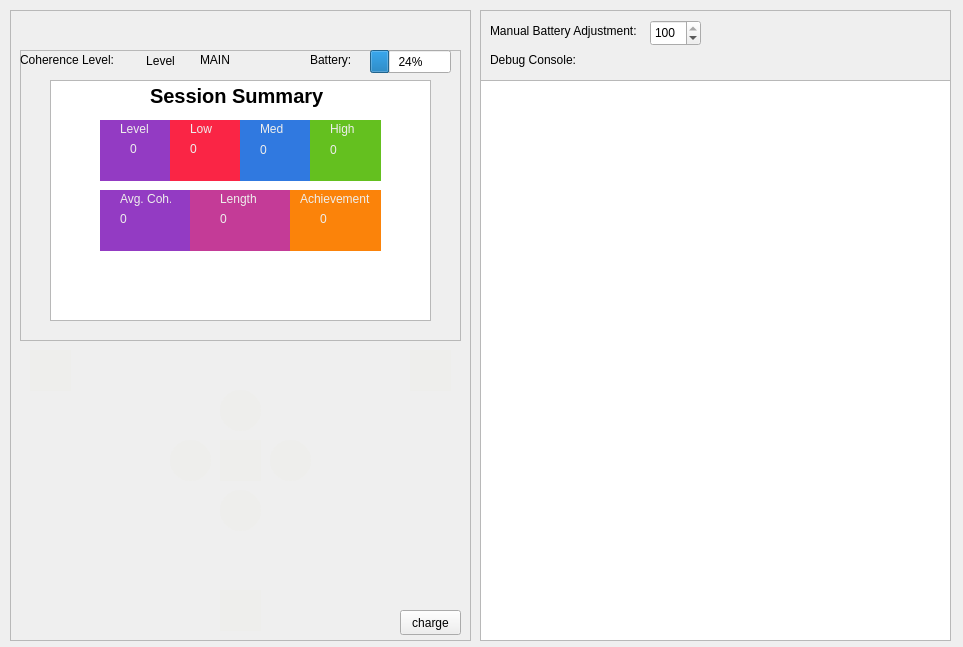
<?xml version="1.0" encoding="UTF-8"?>
<ui version="4.0">
 <class>MainWindow</class>
 <widget class="QMainWindow" name="MainWindow">
  <property name="geometry">
   <rect>
    <x>0</x>
    <y>0</y>
    <width>963</width>
    <height>647</height>
   </rect>
  </property>
  <property name="windowTitle">
   <string>MainWindow</string>
  </property>
  <property name="styleSheet">
   <string notr="true"/>
  </property>
  <widget class="QWidget" name="centralwidget">
   <widget class="QFrame" name="device">
    <property name="geometry">
     <rect>
      <x>10</x>
      <y>10</y>
      <width>461</width>
      <height>631</height>
     </rect>
    </property>
    <property name="autoFillBackground">
     <bool>true</bool>
    </property>
    <property name="frameShape">
     <enum>QFrame::StyledPanel</enum>
    </property>
    <property name="frameShadow">
     <enum>QFrame::Raised</enum>
    </property>
    <widget class="QPushButton" name="back_button">
     <property name="geometry">
      <rect>
       <x>20</x>
       <y>340</y>
       <width>41</width>
       <height>41</height>
      </rect>
     </property>
     <property name="styleSheet">
      <string notr="true">QPushButton {
	border-image: url(:/img/buttons/backbutton.png) 0 0 0 0 stretch stretch;
	background-color: rgb(238, 238, 236);
	border-radius: 2px solid black;
}

QPushButton:pressed {
	background-color: rgb(85, 87, 83);
}</string>
     </property>
     <property name="text">
      <string/>
     </property>
    </widget>
    <widget class="QPushButton" name="down_button">
     <property name="geometry">
      <rect>
       <x>210</x>
       <y>480</y>
       <width>41</width>
       <height>41</height>
      </rect>
     </property>
     <property name="styleSheet">
      <string notr="true">QPushButton {
	border-image: url(:/img/buttons/downbutton.png) 0 0 0 0 stretch stretch;
	background-color: rgb(238, 238, 236);
	border-radius: 20px;
}

QPushButton:pressed {
	background-color: rgb(85, 87, 83);
}</string>
     </property>
     <property name="text">
      <string/>
     </property>
    </widget>
    <widget class="QPushButton" name="left_button">
     <property name="geometry">
      <rect>
       <x>160</x>
       <y>430</y>
       <width>41</width>
       <height>41</height>
      </rect>
     </property>
     <property name="styleSheet">
      <string notr="true">QPushButton {
	border-image: url(:/img/buttons/leftbutton.png) 0 0 0 0 stretch stretch;
	background-color: rgb(238, 238, 236);
	border-radius: 20px;
}

QPushButton:pressed {
	background-color: rgb(85, 87, 83);
}</string>
     </property>
     <property name="text">
      <string/>
     </property>
    </widget>
    <widget class="QPushButton" name="menu_button">
     <property name="geometry">
      <rect>
       <x>400</x>
       <y>340</y>
       <width>41</width>
       <height>41</height>
      </rect>
     </property>
     <property name="styleSheet">
      <string notr="true">QPushButton {
       border-image: url(:/img/buttons/menubutton.png) 0 0 0 0 stretch stretch;
       background-color: rgb(238, 238, 236);
       border-radius: 2px solid black;
}

QPushButton:pressed {
       background-color: rgb(85, 87, 83);
}</string>
     </property>
     <property name="text">
      <string/>
     </property>
    </widget>
    <widget class="QPushButton" name="ok_button">
     <property name="geometry">
      <rect>
       <x>210</x>
       <y>430</y>
       <width>41</width>
       <height>41</height>
      </rect>
     </property>
     <property name="styleSheet">
      <string notr="true">QPushButton {
       border-image: url(:/img/buttons/okbutton.png) 0 0 0 0 stretch stretch;
       background-color: rgb(238, 238, 236);
       border-radius: 2px solid black;
}

QPushButton:pressed {
       background-color: rgb(85, 87, 83);
}</string>
     </property>
     <property name="text">
      <string/>
     </property>
    </widget>
    <widget class="QPushButton" name="power_button">
     <property name="geometry">
      <rect>
       <x>210</x>
       <y>580</y>
       <width>41</width>
       <height>41</height>
      </rect>
     </property>
     <property name="styleSheet">
      <string notr="true">QPushButton {
       border-image: url(:/img/buttons/powerbutton.png) 0 0 0 0 stretch stretch;
       background-color: rgb(238, 238, 236);
       border-radius: 2px solid black;
}

QPushButton:pressed {
       background-color: rgb(85, 87, 83);
}</string>
     </property>
     <property name="text">
      <string/>
     </property>
    </widget>
    <widget class="QPushButton" name="right_button">
     <property name="geometry">
      <rect>
       <x>260</x>
       <y>430</y>
       <width>41</width>
       <height>41</height>
      </rect>
     </property>
     <property name="styleSheet">
      <string notr="true">QPushButton {
       border-image: url(:/img/buttons/rightbutton.png) 0 0 0 0 stretch stretch;
       background-color: rgb(238, 238, 236);
       border-radius: 20px;
}

QPushButton:pressed {
       background-color: rgb(85, 87, 83);
}</string>
     </property>
     <property name="text">
      <string/>
     </property>
    </widget>
    <widget class="QPushButton" name="up_button">
     <property name="geometry">
      <rect>
       <x>210</x>
       <y>380</y>
       <width>41</width>
       <height>41</height>
      </rect>
     </property>
     <property name="styleSheet">
      <string notr="true">QPushButton {
       border-image: url(:/img/buttons/upbutton.png) 0 0 0 0 stretch stretch;
       background-color: rgb(238, 238, 236);
       border-radius: 20px;
}

QPushButton:pressed {
       background-color: rgb(85, 87, 83);
}</string>
     </property>
     <property name="text">
      <string/>
     </property>
    </widget>
    <widget class="QFrame" name="screen">
     <property name="enabled">
      <bool>true</bool>
     </property>
     <property name="geometry">
      <rect>
       <x>10</x>
       <y>40</y>
       <width>441</width>
       <height>291</height>
      </rect>
     </property>
     <property name="frameShape">
      <enum>QFrame::StyledPanel</enum>
     </property>
     <property name="frameShadow">
      <enum>QFrame::Raised</enum>
     </property>
     <widget class="QCustomPlot" name="hrv_graph" native="true">
      <property name="geometry">
       <rect>
        <x>30</x>
        <y>100</y>
        <width>381</width>
        <height>131</height>
       </rect>
      </property>
      <property name="styleSheet">
       <string notr="true">QCustomPlot {
	background-color: rgb(238, 238, 236);
	border: 2px solid white;
}
</string>
      </property>
     </widget>
     <widget class="QLabel" name="coherence_label">
      <property name="geometry">
       <rect>
        <x>70</x>
        <y>30</y>
        <width>81</width>
        <height>31</height>
       </rect>
      </property>
      <property name="text">
       <string>Coherence</string>
      </property>
     </widget>
     <widget class="QLabel" name="length_label">
      <property name="geometry">
       <rect>
        <x>180</x>
        <y>30</y>
        <width>81</width>
        <height>31</height>
       </rect>
      </property>
      <property name="text">
       <string>Length</string>
      </property>
     </widget>
     <widget class="QLabel" name="achievement_label">
      <property name="geometry">
       <rect>
        <x>280</x>
        <y>30</y>
        <width>81</width>
        <height>31</height>
       </rect>
      </property>
      <property name="text">
       <string>Achievement</string>
      </property>
     </widget>
     <widget class="QSlider" name="breath_pacer">
      <property name="enabled">
       <bool>false</bool>
      </property>
      <property name="geometry">
       <rect>
        <x>40</x>
        <y>60</y>
        <width>351</width>
        <height>16</height>
       </rect>
      </property>
      <property name="minimum">
       <number>0</number>
      </property>
      <property name="maximum">
       <number>10</number>
      </property>
      <property name="pageStep">
       <number>8</number>
      </property>
      <property name="value">
       <number>0</number>
      </property>
      <property name="orientation">
       <enum>Qt::Horizontal</enum>
      </property>
     </widget>
     <widget class="QListWidget" name="MenuListWidget">
      <property name="geometry">
       <rect>
        <x>30</x>
        <y>30</y>
        <width>381</width>
        <height>241</height>
       </rect>
      </property>
     </widget>
     <widget class="QLabel" name="MenuLabel">
      <property name="geometry">
       <rect>
        <x>180</x>
        <y>0</y>
        <width>91</width>
        <height>20</height>
       </rect>
      </property>
      <property name="text">
       <string>MAIN</string>
      </property>
     </widget>
     <widget class="QLabel" name="coherence_level_label">
      <property name="geometry">
       <rect>
        <x>0</x>
        <y>0</y>
        <width>101</width>
        <height>20</height>
       </rect>
      </property>
      <property name="text">
       <string>Coherence Level:</string>
      </property>
     </widget>
     <widget class="QProgressBar" name="battery_display">
      <property name="geometry">
       <rect>
        <x>350</x>
        <y>0</y>
        <width>81</width>
        <height>23</height>
       </rect>
      </property>
      <property name="value">
       <number>24</number>
      </property>
     </widget>
     <widget class="QLabel" name="coherence_range_color">
      <property name="geometry">
       <rect>
        <x>110</x>
        <y>0</y>
        <width>61</width>
        <height>21</height>
       </rect>
      </property>
      <property name="text">
       <string>Level</string>
      </property>
      <property name="alignment">
       <set>Qt::AlignCenter</set>
      </property>
     </widget>
     <widget class="QLabel" name="battery_label">
      <property name="geometry">
       <rect>
        <x>290</x>
        <y>0</y>
        <width>51</width>
        <height>20</height>
       </rect>
      </property>
      <property name="text">
       <string>Battery:</string>
      </property>
     </widget>
     <widget class="QLabel" name="screen_blocker">
      <property name="enabled">
       <bool>true</bool>
      </property>
      <property name="geometry">
       <rect>
        <x>-10</x>
        <y>-10</y>
        <width>461</width>
        <height>331</height>
       </rect>
      </property>
      <property name="text">
       <string/>
      </property>
     </widget>
     <widget class="QLabel" name="summary_label">
      <property name="geometry">
       <rect>
        <x>130</x>
        <y>30</y>
        <width>181</width>
        <height>31</height>
       </rect>
      </property>
      <property name="font">
       <font>
        <pointsize>15</pointsize>
        <weight>75</weight>
        <bold>true</bold>
       </font>
      </property>
      <property name="text">
       <string>Session Summary</string>
      </property>
     </widget>
     <widget class="QWidget" name="summary_level_box" native="true">
      <property name="geometry">
       <rect>
        <x>80</x>
        <y>70</y>
        <width>71</width>
        <height>61</height>
       </rect>
      </property>
      <property name="styleSheet">
       <string notr="true">background-color: #933BC3</string>
      </property>
      <widget class="QLabel" name="summary_level_label">
       <property name="geometry">
        <rect>
         <x>20</x>
         <y>0</y>
         <width>31</width>
         <height>17</height>
        </rect>
       </property>
       <property name="styleSheet">
        <string notr="true">color: rgb(238, 238, 236);</string>
       </property>
       <property name="text">
        <string>Level</string>
       </property>
      </widget>
      <widget class="QLabel" name="summary_level_value">
       <property name="geometry">
        <rect>
         <x>30</x>
         <y>20</y>
         <width>31</width>
         <height>17</height>
        </rect>
       </property>
       <property name="styleSheet">
        <string notr="true">color: rgb(238, 238, 236);</string>
       </property>
       <property name="text">
        <string>0</string>
       </property>
      </widget>
     </widget>
     <widget class="QWidget" name="summary_low_box" native="true">
      <property name="geometry">
       <rect>
        <x>150</x>
        <y>70</y>
        <width>71</width>
        <height>61</height>
       </rect>
      </property>
      <property name="styleSheet">
       <string notr="true">background-color: #FA2545</string>
      </property>
      <widget class="QLabel" name="summary_low_label">
       <property name="geometry">
        <rect>
         <x>20</x>
         <y>0</y>
         <width>31</width>
         <height>17</height>
        </rect>
       </property>
       <property name="styleSheet">
        <string notr="true">color: rgb(238, 238, 236);</string>
       </property>
       <property name="text">
        <string>Low</string>
       </property>
      </widget>
      <widget class="QLabel" name="summary_low_value">
       <property name="geometry">
        <rect>
         <x>20</x>
         <y>20</y>
         <width>31</width>
         <height>17</height>
        </rect>
       </property>
       <property name="styleSheet">
        <string notr="true">color: rgb(238, 238, 236);</string>
       </property>
       <property name="text">
        <string>0</string>
       </property>
      </widget>
     </widget>
     <widget class="QWidget" name="summary_med_box" native="true">
      <property name="geometry">
       <rect>
        <x>220</x>
        <y>70</y>
        <width>71</width>
        <height>61</height>
       </rect>
      </property>
      <property name="styleSheet">
       <string notr="true">background-color: #3079E0</string>
      </property>
      <widget class="QLabel" name="summary_med_label">
       <property name="geometry">
        <rect>
         <x>20</x>
         <y>0</y>
         <width>31</width>
         <height>17</height>
        </rect>
       </property>
       <property name="styleSheet">
        <string notr="true">color: rgb(238, 238, 236);</string>
       </property>
       <property name="text">
        <string>Med</string>
       </property>
      </widget>
      <widget class="QLabel" name="summary_med_value">
       <property name="geometry">
        <rect>
         <x>20</x>
         <y>20</y>
         <width>31</width>
         <height>20</height>
        </rect>
       </property>
       <property name="styleSheet">
        <string notr="true">color: rgb(238, 238, 236);</string>
       </property>
       <property name="text">
        <string>0</string>
       </property>
      </widget>
     </widget>
     <widget class="QWidget" name="summary_high_box" native="true">
      <property name="geometry">
       <rect>
        <x>290</x>
        <y>70</y>
        <width>71</width>
        <height>61</height>
       </rect>
      </property>
      <property name="styleSheet">
       <string notr="true">background-color: #64C01F</string>
      </property>
      <widget class="QLabel" name="summary_high_label">
       <property name="geometry">
        <rect>
         <x>20</x>
         <y>0</y>
         <width>31</width>
         <height>17</height>
        </rect>
       </property>
       <property name="styleSheet">
        <string notr="true">color: rgb(238, 238, 236);</string>
       </property>
       <property name="text">
        <string>High</string>
       </property>
      </widget>
      <widget class="QLabel" name="summary_high_value">
       <property name="geometry">
        <rect>
         <x>20</x>
         <y>20</y>
         <width>31</width>
         <height>20</height>
        </rect>
       </property>
       <property name="styleSheet">
        <string notr="true">color: rgb(238, 238, 236);</string>
       </property>
       <property name="text">
        <string>0</string>
       </property>
      </widget>
     </widget>
     <widget class="QWidget" name="summary_avg_coh_box" native="true">
      <property name="geometry">
       <rect>
        <x>80</x>
        <y>140</y>
        <width>91</width>
        <height>61</height>
       </rect>
      </property>
      <property name="styleSheet">
       <string notr="true">background-color: #933BC3</string>
      </property>
      <widget class="QLabel" name="summary_avg_coh_label">
       <property name="geometry">
        <rect>
         <x>20</x>
         <y>0</y>
         <width>51</width>
         <height>17</height>
        </rect>
       </property>
       <property name="styleSheet">
        <string notr="true">color: rgb(238, 238, 236);</string>
       </property>
       <property name="text">
        <string>Avg. Coh.</string>
       </property>
      </widget>
      <widget class="QLabel" name="summary_avg_coh_value">
       <property name="geometry">
        <rect>
         <x>20</x>
         <y>20</y>
         <width>51</width>
         <height>17</height>
        </rect>
       </property>
       <property name="styleSheet">
        <string notr="true">color: rgb(238, 238, 236);</string>
       </property>
       <property name="text">
        <string>0</string>
       </property>
      </widget>
     </widget>
     <widget class="QWidget" name="summary_len_box" native="true">
      <property name="geometry">
       <rect>
        <x>170</x>
        <y>140</y>
        <width>101</width>
        <height>61</height>
       </rect>
      </property>
      <property name="styleSheet">
       <string notr="true">background-color: #C43B97</string>
      </property>
      <widget class="QLabel" name="summary_len_label">
       <property name="geometry">
        <rect>
         <x>30</x>
         <y>0</y>
         <width>41</width>
         <height>17</height>
        </rect>
       </property>
       <property name="styleSheet">
        <string notr="true">color: rgb(238, 238, 236);</string>
       </property>
       <property name="text">
        <string>Length</string>
       </property>
      </widget>
      <widget class="QLabel" name="summary_len_value">
       <property name="geometry">
        <rect>
         <x>30</x>
         <y>20</y>
         <width>41</width>
         <height>17</height>
        </rect>
       </property>
       <property name="styleSheet">
        <string notr="true">color: rgb(238, 238, 236);</string>
       </property>
       <property name="text">
        <string>0</string>
       </property>
      </widget>
     </widget>
     <widget class="QWidget" name="summary_achievement_box" native="true">
      <property name="geometry">
       <rect>
        <x>270</x>
        <y>140</y>
        <width>91</width>
        <height>61</height>
       </rect>
      </property>
      <property name="styleSheet">
       <string notr="true">background-color: #FB830A</string>
      </property>
      <widget class="QLabel" name="summary_achievement_label">
       <property name="geometry">
        <rect>
         <x>10</x>
         <y>0</y>
         <width>81</width>
         <height>17</height>
        </rect>
       </property>
       <property name="styleSheet">
        <string notr="true">color: rgb(238, 238, 236);</string>
       </property>
       <property name="text">
        <string>Achievement</string>
       </property>
      </widget>
      <widget class="QLabel" name="summary_achievement_value">
       <property name="geometry">
        <rect>
         <x>30</x>
         <y>20</y>
         <width>31</width>
         <height>17</height>
        </rect>
       </property>
       <property name="styleSheet">
        <string notr="true">color: rgb(238, 238, 236);</string>
       </property>
       <property name="text">
        <string>0</string>
       </property>
      </widget>
     </widget>
     <widget class="QWidget" name="summary_arrow_indicator" native="true">
      <property name="geometry">
       <rect>
        <x>210</x>
        <y>220</y>
        <width>31</width>
        <height>31</height>
       </rect>
      </property>
      <property name="styleSheet">
       <string notr="true">border-image: url(:/img/buttons/rightbutton.png);</string>
      </property>
     </widget>
     <widget class="QCustomPlot" name="summary_hrv_graph" native="true">
      <property name="geometry">
       <rect>
        <x>30</x>
        <y>70</y>
        <width>381</width>
        <height>131</height>
       </rect>
      </property>
      <property name="styleSheet">
       <string notr="true">QCustomPlot {
	background-color: rgb(238, 238, 236);
	border: 2px solid white;
}
</string>
      </property>
     </widget>
    </widget>
    <widget class="QLabel" name="hr_contact">
     <property name="geometry">
      <rect>
       <x>10</x>
       <y>10</y>
       <width>31</width>
       <height>31</height>
      </rect>
     </property>
     <property name="text">
      <string/>
     </property>
     <property name="pixmap">
      <pixmap resource="Resources.qrc">:/img/sensors/sensor_off.png</pixmap>
     </property>
     <property name="scaledContents">
      <bool>true</bool>
     </property>
    </widget>
    <widget class="QPushButton" name="charge_button">
     <property name="geometry">
      <rect>
       <x>390</x>
       <y>600</y>
       <width>61</width>
       <height>25</height>
      </rect>
     </property>
     <property name="text">
      <string>charge</string>
     </property>
    </widget>
   </widget>
   <widget class="QFrame" name="admin_controls">
    <property name="geometry">
     <rect>
      <x>480</x>
      <y>10</y>
      <width>471</width>
      <height>631</height>
     </rect>
    </property>
    <property name="frameShape">
     <enum>QFrame::StyledPanel</enum>
    </property>
    <property name="frameShadow">
     <enum>QFrame::Raised</enum>
    </property>
    <widget class="QLabel" name="admin_battery_label">
     <property name="geometry">
      <rect>
       <x>10</x>
       <y>10</y>
       <width>171</width>
       <height>21</height>
      </rect>
     </property>
     <property name="text">
      <string>Manual Battery Adjustment:</string>
     </property>
    </widget>
    <widget class="QLabel" name="console_label">
     <property name="geometry">
      <rect>
       <x>10</x>
       <y>40</y>
       <width>91</width>
       <height>20</height>
      </rect>
     </property>
     <property name="text">
      <string>Debug Console:</string>
     </property>
    </widget>
    <widget class="QTextEdit" name="console_output">
     <property name="geometry">
      <rect>
       <x>0</x>
       <y>70</y>
       <width>471</width>
       <height>561</height>
      </rect>
     </property>
    </widget>
    <widget class="QSpinBox" name="batterylevel">
     <property name="geometry">
      <rect>
       <x>170</x>
       <y>10</y>
       <width>51</width>
       <height>26</height>
      </rect>
     </property>
     <property name="maximum">
      <number>100</number>
     </property>
     <property name="singleStep">
      <number>5</number>
     </property>
     <property name="value">
      <number>100</number>
     </property>
    </widget>
   </widget>
  </widget>
 </widget>
 <customwidgets>
  <customwidget>
   <class>QCustomPlot</class>
   <extends>QWidget</extends>
   <header>qcustomplot.h</header>
   <container>1</container>
  </customwidget>
 </customwidgets>
 <resources>
  <include location="Resources.qrc"/>
 </resources>
 <connections/>
</ui>
